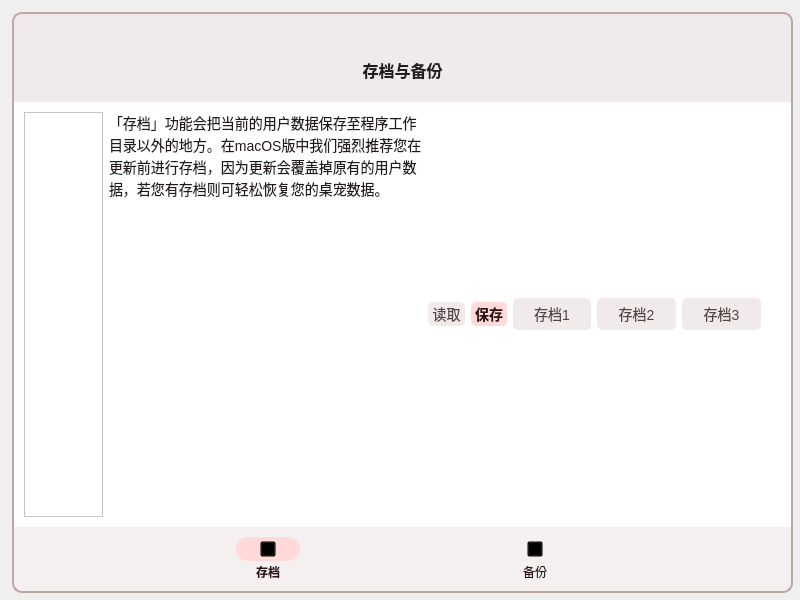
<?xml version="1.0" encoding="UTF-8"?>
<ui version="4.0">
 <class>backupManagerFrame</class>
 <widget class="QWidget" name="backupManagerFrame">
  <property name="geometry">
   <rect>
    <x>0</x>
    <y>0</y>
    <width>800</width>
    <height>600</height>
   </rect>
  </property>
  <property name="windowTitle">
   <string>Form</string>
  </property>
  <property name="styleSheet">
   <string notr="true"/>
  </property>
  <widget class="QFrame" name="dialogContainer">
   <property name="geometry">
    <rect>
     <x>12</x>
     <y>12</y>
     <width>781</width>
     <height>581</height>
    </rect>
   </property>
   <property name="styleSheet">
    <string notr="true">#dialogContainer{
	border: 2px solid rgb(189,167,165);
	border-radius: 10px;
	background: rgb(241,234,235);
}</string>
   </property>
   <property name="frameShape">
    <enum>QFrame::StyledPanel</enum>
   </property>
   <property name="frameShadow">
    <enum>QFrame::Raised</enum>
   </property>
   <layout class="QVBoxLayout" name="verticalLayout">
    <property name="spacing">
     <number>0</number>
    </property>
    <property name="leftMargin">
     <number>0</number>
    </property>
    <property name="topMargin">
     <number>0</number>
    </property>
    <property name="rightMargin">
     <number>0</number>
    </property>
    <property name="bottomMargin">
     <number>0</number>
    </property>
    <item>
     <widget class="QFrame" name="menuBarSE">
      <property name="sizePolicy">
       <sizepolicy hsizetype="Preferred" vsizetype="Fixed">
        <horstretch>0</horstretch>
        <verstretch>0</verstretch>
       </sizepolicy>
      </property>
      <property name="minimumSize">
       <size>
        <width>0</width>
        <height>24</height>
       </size>
      </property>
      <property name="maximumSize">
       <size>
        <width>16777215</width>
        <height>16777215</height>
       </size>
      </property>
      <property name="styleSheet">
       <string notr="true">#menuBarSE{
	background: rgb(241,234,235);
	border: 1px solid rgb(241,234,235);
	border-top-left-radius: 10px;
	border-top-right-radius: 10px;
	border-bottom-left-radius: 0px;
	border-bottom-right-radius: 0px;
}</string>
      </property>
      <property name="frameShape">
       <enum>QFrame::StyledPanel</enum>
      </property>
      <property name="frameShadow">
       <enum>QFrame::Raised</enum>
      </property>
      <layout class="QHBoxLayout" name="horizontalLayout_2">
       <property name="leftMargin">
        <number>24</number>
       </property>
       <property name="topMargin">
        <number>0</number>
       </property>
       <property name="rightMargin">
        <number>24</number>
       </property>
       <property name="bottomMargin">
        <number>0</number>
       </property>
       <item>
        <spacer name="menuBarSpacer">
         <property name="orientation">
          <enum>Qt::Horizontal</enum>
         </property>
         <property name="sizeHint" stdset="0">
          <size>
           <width>623</width>
           <height>19</height>
          </size>
         </property>
        </spacer>
       </item>
       <item>
        <widget class="QPushButton" name="closeApp">
         <property name="sizePolicy">
          <sizepolicy hsizetype="Minimum" vsizetype="Minimum">
           <horstretch>0</horstretch>
           <verstretch>0</verstretch>
          </sizepolicy>
         </property>
         <property name="minimumSize">
          <size>
           <width>16</width>
           <height>16</height>
          </size>
         </property>
         <property name="maximumSize">
          <size>
           <width>16777215</width>
           <height>16777215</height>
          </size>
         </property>
         <property name="styleSheet">
          <string notr="true">QPushButton{
	background: rgb(241,234,235);
	border: 0px solid rgb(241,234,235);
	border-radius: 5px;
	color: #534343;
	font-size: 14px;
	border-image: url(:/icons/res/close.svg);
}

QPushButton:Hover{
	font-weight: bold;
	background: rgb(231,226,226);
	color: #211a1a;
}

QPushButton:Pressed{
	font-weight: bold;
	background: #ffdad9;
	color: #2d1516;
}
</string>
         </property>
         <property name="text">
          <string/>
         </property>
        </widget>
       </item>
      </layout>
     </widget>
    </item>
    <item>
     <widget class="QFrame" name="titleBar">
      <property name="minimumSize">
       <size>
        <width>0</width>
        <height>64</height>
       </size>
      </property>
      <property name="maximumSize">
       <size>
        <width>16777215</width>
        <height>16777215</height>
       </size>
      </property>
      <property name="styleSheet">
       <string notr="true">#titleBar{
	background: rgb(241,234,235);
	border: 1px solid rgb(241,234,235);
}</string>
      </property>
      <property name="frameShape">
       <enum>QFrame::StyledPanel</enum>
      </property>
      <property name="frameShadow">
       <enum>QFrame::Raised</enum>
      </property>
      <layout class="QHBoxLayout" name="horizontalLayout">
       <property name="leftMargin">
        <number>24</number>
       </property>
       <property name="rightMargin">
        <number>24</number>
       </property>
       <item>
        <spacer name="titleBarSpacerL">
         <property name="orientation">
          <enum>Qt::Horizontal</enum>
         </property>
         <property name="sizeHint" stdset="0">
          <size>
           <width>275</width>
           <height>20</height>
          </size>
         </property>
        </spacer>
       </item>
       <item>
        <widget class="QLabel" name="appTitle">
         <property name="sizePolicy">
          <sizepolicy hsizetype="Expanding" vsizetype="Preferred">
           <horstretch>0</horstretch>
           <verstretch>0</verstretch>
          </sizepolicy>
         </property>
         <property name="styleSheet">
          <string notr="true">#appTitle{
	font-size: 16px;
	color: #1f1f1f;
	font-weight: bold;
	background: transparent;
	font: 16px &quot;黑体&quot;;
}</string>
         </property>
         <property name="text">
          <string>存档与备份</string>
         </property>
         <property name="alignment">
          <set>Qt::AlignCenter</set>
         </property>
        </widget>
       </item>
       <item>
        <spacer name="titleBarSpacerR">
         <property name="orientation">
          <enum>Qt::Horizontal</enum>
         </property>
         <property name="sizeHint" stdset="0">
          <size>
           <width>275</width>
           <height>20</height>
          </size>
         </property>
        </spacer>
       </item>
      </layout>
     </widget>
    </item>
    <item>
     <widget class="QFrame" name="appContainer">
      <property name="enabled">
       <bool>true</bool>
      </property>
      <property name="maximumSize">
       <size>
        <width>16777215</width>
        <height>16777215</height>
       </size>
      </property>
      <property name="styleSheet">
       <string notr="true">#appContainer{
	background: #fff;
	border: 0px solid #fff;
}</string>
      </property>
      <property name="frameShape">
       <enum>QFrame::StyledPanel</enum>
      </property>
      <property name="frameShadow">
       <enum>QFrame::Raised</enum>
      </property>
      <layout class="QGridLayout" name="gridLayout">
       <property name="leftMargin">
        <number>0</number>
       </property>
       <property name="topMargin">
        <number>0</number>
       </property>
       <property name="rightMargin">
        <number>0</number>
       </property>
       <property name="bottomMargin">
        <number>0</number>
       </property>
       <property name="horizontalSpacing">
        <number>0</number>
       </property>
       <item row="0" column="0">
        <widget class="QStackedWidget" name="appFrame">
         <property name="styleSheet">
          <string notr="true">#appFrame{
	background: #fff;
	border: 1px solid #fff;
}</string>
         </property>
         <property name="currentIndex">
          <number>0</number>
         </property>
         <widget class="QWidget" name="page">
          <layout class="QHBoxLayout" name="horizontalLayout_7">
           <item>
            <widget class="QFrame" name="sidebar">
             <property name="minimumSize">
              <size>
               <width>64</width>
               <height>0</height>
              </size>
             </property>
             <property name="maximumSize">
              <size>
               <width>16777215</width>
               <height>16777215</height>
              </size>
             </property>
             <property name="styleSheet">
              <string notr="true">#sidebar{
	background: #fff;
	border-right: 1px solid rgb(241,234,235);
	border-left: 1px solid rgb(241,234,235);
	border-top
	border-bottom: 1px solid rgb(241,234,235);
}</string>
             </property>
             <property name="frameShape">
              <enum>QFrame::StyledPanel</enum>
             </property>
             <property name="frameShadow">
              <enum>QFrame::Raised</enum>
             </property>
            </widget>
           </item>
           <item>
            <widget class="QLabel" name="savesDesc">
             <property name="styleSheet">
              <string notr="true">QLabel{
	font-size: 14px;
	color: #211a1a;
	font: 14px &quot;黑体&quot;;
}</string>
             </property>
             <property name="text">
              <string>「存档」功能会把当前的用户数据保存至程序工作目录以外的地方。在macOS版中我们强烈推荐您在更新前进行存档，因为更新会覆盖掉原有的用户数据，若您有存档则可轻松恢复您的桌宠数据。</string>
             </property>
             <property name="alignment">
              <set>Qt::AlignLeading|Qt::AlignLeft|Qt::AlignTop</set>
             </property>
             <property name="wordWrap">
              <bool>true</bool>
             </property>
            </widget>
           </item>
           <item>
            <layout class="QHBoxLayout" name="horizontalLayout_6">
             <property name="spacing">
              <number>6</number>
             </property>
             <item>
              <widget class="QPushButton" name="setSaveModeRead">
               <property name="minimumSize">
                <size>
                 <width>0</width>
                 <height>24</height>
                </size>
               </property>
               <property name="maximumSize">
                <size>
                 <width>16777215</width>
                 <height>16777215</height>
                </size>
               </property>
               <property name="styleSheet">
                <string notr="true">QPushButton{
	background: rgb(241,234,235);
	border: 0px solid rgb(241,234,235);
	border-radius: 5px;
	color: #534343;
	font-size: 14px;
	font: 14px &quot;黑体&quot;;
}

QPushButton:Hover{
	font-weight: bold;
	background: rgb(231,226,226);
	color: #211a1a;
}

QPushButton:Pressed{
	font-weight: bold;
	background: #ffdad9;
	color: #2d1516;
}

QPushButton:Checked{
	font-weight: bold;
	background: #ffdad9;
	color: #2d1516;
}</string>
               </property>
               <property name="text">
                <string>读取</string>
               </property>
               <property name="checkable">
                <bool>true</bool>
               </property>
               <property name="checked">
                <bool>false</bool>
               </property>
              </widget>
             </item>
             <item>
              <widget class="QPushButton" name="setSaveModeWrite">
               <property name="minimumSize">
                <size>
                 <width>0</width>
                 <height>24</height>
                </size>
               </property>
               <property name="maximumSize">
                <size>
                 <width>16777215</width>
                 <height>16777215</height>
                </size>
               </property>
               <property name="styleSheet">
                <string notr="true">QPushButton{
	background: rgb(241,234,235);
	border: 0px solid rgb(241,234,235);
	border-radius: 5px;
	color: #534343;
	font-size: 14px;
	font: 14px &quot;黑体&quot;;
}

QPushButton:Hover{
	font-weight: bold;
	background: rgb(231,226,226);
	color: #211a1a;
}

QPushButton:Pressed{
	font-weight: bold;
	background: #ffdad9;
	color: #2d1516;
}

QPushButton:Checked{
	font-weight: bold;
	background: #ffdad9;
	color: #2d1516;
}</string>
               </property>
               <property name="text">
                <string>保存</string>
               </property>
               <property name="checkable">
                <bool>true</bool>
               </property>
               <property name="checked">
                <bool>true</bool>
               </property>
              </widget>
             </item>
            </layout>
           </item>
           <item>
            <widget class="QPushButton" name="saveSlot1">
             <property name="minimumSize">
              <size>
               <width>0</width>
               <height>32</height>
              </size>
             </property>
             <property name="maximumSize">
              <size>
               <width>16777215</width>
               <height>16777215</height>
              </size>
             </property>
             <property name="styleSheet">
              <string notr="true">QPushButton{
	background: rgb(241,234,235);
	border: 0px solid rgb(241,234,235);
	border-radius: 5px;
	color: #534343;
	font-size: 14px;
	font: 14px &quot;黑体&quot;;
}

QPushButton:Hover{
	font-weight: bold;
	background: rgb(231,226,226);
	color: #211a1a;
}

QPushButton:Pressed{
	font-weight: bold;
	background: #ffdad9;
	color: #2d1516;
}

QPushButton:Checked{
	font-weight: bold;
	background: #ffdad9;
	color: #2d1516;
}</string>
             </property>
             <property name="text">
              <string>存档1</string>
             </property>
            </widget>
           </item>
           <item>
            <widget class="QPushButton" name="saveSlot2">
             <property name="minimumSize">
              <size>
               <width>0</width>
               <height>32</height>
              </size>
             </property>
             <property name="maximumSize">
              <size>
               <width>16777215</width>
               <height>16777215</height>
              </size>
             </property>
             <property name="styleSheet">
              <string notr="true">QPushButton{
	background: rgb(241,234,235);
	border: 0px solid rgb(241,234,235);
	border-radius: 5px;
	color: #534343;
	font-size: 14px;
	font: 14px &quot;黑体&quot;;
}

QPushButton:Hover{
	font-weight: bold;
	background: rgb(231,226,226);
	color: #211a1a;
}

QPushButton:Pressed{
	font-weight: bold;
	background: #ffdad9;
	color: #2d1516;
}

QPushButton:Checked{
	font-weight: bold;
	background: #ffdad9;
	color: #2d1516;
}</string>
             </property>
             <property name="text">
              <string>存档2</string>
             </property>
            </widget>
           </item>
           <item>
            <widget class="QPushButton" name="saveSlot3">
             <property name="minimumSize">
              <size>
               <width>0</width>
               <height>32</height>
              </size>
             </property>
             <property name="maximumSize">
              <size>
               <width>16777215</width>
               <height>16777215</height>
              </size>
             </property>
             <property name="styleSheet">
              <string notr="true">QPushButton{
	background: rgb(241,234,235);
	border: 0px solid rgb(241,234,235);
	border-radius: 5px;
	color: #534343;
	font-size: 14px;
	font: 14px &quot;黑体&quot;;
}

QPushButton:Hover{
	font-weight: bold;
	background: rgb(231,226,226);
	color: #211a1a;
}

QPushButton:Pressed{
	font-weight: bold;
	background: #ffdad9;
	color: #2d1516;
}

QPushButton:Checked{
	font-weight: bold;
	background: #ffdad9;
	color: #2d1516;
}</string>
             </property>
             <property name="text">
              <string>存档3</string>
             </property>
            </widget>
           </item>
           <item>
            <spacer name="saveBarSpacerV">
             <property name="orientation">
              <enum>Qt::Vertical</enum>
             </property>
             <property name="sizeType">
              <enum>QSizePolicy::MinimumExpanding</enum>
             </property>
             <property name="sizeHint" stdset="0">
              <size>
               <width>20</width>
               <height>186</height>
              </size>
             </property>
            </spacer>
           </item>
          </layout>
         </widget>
         <widget class="QWidget" name="page_2"/>
        </widget>
       </item>
      </layout>
     </widget>
    </item>
    <item>
     <widget class="QFrame" name="navBar">
      <property name="minimumSize">
       <size>
        <width>0</width>
        <height>64</height>
       </size>
      </property>
      <property name="maximumSize">
       <size>
        <width>16777215</width>
        <height>64</height>
       </size>
      </property>
      <property name="styleSheet">
       <string notr="true">#navBar{
	background: #f5f0f0;
	border: 1px solid #f5f0f0;
	border-top-left-radius: 0px;
	border-top-right-radius: 0px;
	border-bottom-left-radius: 10px;
	border-bottom-right-radius: 10px;
}</string>
      </property>
      <property name="frameShape">
       <enum>QFrame::StyledPanel</enum>
      </property>
      <property name="frameShadow">
       <enum>QFrame::Raised</enum>
      </property>
      <layout class="QHBoxLayout" name="horizontalLayout_5">
       <property name="leftMargin">
        <number>24</number>
       </property>
       <property name="topMargin">
        <number>9</number>
       </property>
       <property name="rightMargin">
        <number>24</number>
       </property>
       <property name="bottomMargin">
        <number>9</number>
       </property>
       <item>
        <spacer name="navBarSpacer1">
         <property name="orientation">
          <enum>Qt::Horizontal</enum>
         </property>
         <property name="sizeType">
          <enum>QSizePolicy::Maximum</enum>
         </property>
         <property name="sizeHint" stdset="0">
          <size>
           <width>163</width>
           <height>20</height>
          </size>
         </property>
        </spacer>
       </item>
       <item>
        <layout class="QVBoxLayout" name="verticalLayout_2">
         <property name="spacing">
          <number>6</number>
         </property>
         <item>
          <widget class="QFrame" name="savesNavBarContainer">
           <property name="minimumSize">
            <size>
             <width>64</width>
             <height>24</height>
            </size>
           </property>
           <property name="maximumSize">
            <size>
             <width>64</width>
             <height>24</height>
            </size>
           </property>
           <property name="styleSheet">
            <string notr="true">#savesNavBarContainer{
	background: #ffdad9;
	border: 0px solid #ffdad9;
	border-radius: 12px;
}</string>
           </property>
           <property name="frameShape">
            <enum>QFrame::StyledPanel</enum>
           </property>
           <property name="frameShadow">
            <enum>QFrame::Raised</enum>
           </property>
           <layout class="QHBoxLayout" name="horizontalLayout_3">
            <property name="spacing">
             <number>0</number>
            </property>
            <property name="leftMargin">
             <number>0</number>
            </property>
            <property name="topMargin">
             <number>0</number>
            </property>
            <property name="rightMargin">
             <number>0</number>
            </property>
            <property name="bottomMargin">
             <number>0</number>
            </property>
            <item>
             <spacer name="savesNavBarSpacerL">
              <property name="orientation">
               <enum>Qt::Horizontal</enum>
              </property>
              <property name="sizeHint" stdset="0">
               <size>
                <width>21</width>
                <height>20</height>
               </size>
              </property>
             </spacer>
            </item>
            <item>
             <widget class="QPushButton" name="savesNavBarIcon">
              <property name="minimumSize">
               <size>
                <width>16</width>
                <height>16</height>
               </size>
              </property>
              <property name="maximumSize">
               <size>
                <width>16</width>
                <height>16</height>
               </size>
              </property>
              <property name="styleSheet">
               <string notr="true">#savesNavBarIcon{
	background: transparent;
	border-image: url(:/icons/res/save_selected.svg);
}</string>
              </property>
              <property name="text">
               <string/>
              </property>
             </widget>
            </item>
            <item>
             <spacer name="savesNavBarSpacerR">
              <property name="orientation">
               <enum>Qt::Horizontal</enum>
              </property>
              <property name="sizeHint" stdset="0">
               <size>
                <width>21</width>
                <height>20</height>
               </size>
              </property>
             </spacer>
            </item>
           </layout>
          </widget>
         </item>
         <item>
          <widget class="QPushButton" name="savesNavBarText">
           <property name="minimumSize">
            <size>
             <width>64</width>
             <height>0</height>
            </size>
           </property>
           <property name="maximumSize">
            <size>
             <width>64</width>
             <height>16777215</height>
            </size>
           </property>
           <property name="styleSheet">
            <string notr="true">#savesNavBarText{
	background: transparent;
	border: 0px solid #fff;
	color: #2d1516;
	font-weight: bold;
	font: 9pt &quot;黑体&quot;;
}</string>
           </property>
           <property name="text">
            <string>存档</string>
           </property>
          </widget>
         </item>
        </layout>
       </item>
       <item>
        <spacer name="navBarSpacer2">
         <property name="orientation">
          <enum>Qt::Horizontal</enum>
         </property>
         <property name="sizeType">
          <enum>QSizePolicy::Maximum</enum>
         </property>
         <property name="sizeHint" stdset="0">
          <size>
           <width>163</width>
           <height>20</height>
          </size>
         </property>
        </spacer>
       </item>
       <item>
        <layout class="QVBoxLayout" name="verticalLayout_3">
         <property name="spacing">
          <number>6</number>
         </property>
         <property name="sizeConstraint">
          <enum>QLayout::SetMaximumSize</enum>
         </property>
         <item>
          <widget class="QFrame" name="backupNavBarContainer">
           <property name="minimumSize">
            <size>
             <width>64</width>
             <height>24</height>
            </size>
           </property>
           <property name="maximumSize">
            <size>
             <width>64</width>
             <height>24</height>
            </size>
           </property>
           <property name="styleSheet">
            <string notr="true">#backupNavBarContainer{
	background: transparent;
	border: 0px solid #ffdad9;
	border-radius: 12px;
}</string>
           </property>
           <property name="frameShape">
            <enum>QFrame::StyledPanel</enum>
           </property>
           <property name="frameShadow">
            <enum>QFrame::Raised</enum>
           </property>
           <layout class="QHBoxLayout" name="horizontalLayout_4">
            <property name="spacing">
             <number>0</number>
            </property>
            <property name="leftMargin">
             <number>0</number>
            </property>
            <property name="topMargin">
             <number>0</number>
            </property>
            <property name="rightMargin">
             <number>0</number>
            </property>
            <property name="bottomMargin">
             <number>0</number>
            </property>
            <item>
             <spacer name="backupNavBarSpacerL">
              <property name="orientation">
               <enum>Qt::Horizontal</enum>
              </property>
              <property name="sizeHint" stdset="0">
               <size>
                <width>21</width>
                <height>20</height>
               </size>
              </property>
             </spacer>
            </item>
            <item>
             <widget class="QPushButton" name="backupNavBarIcon">
              <property name="minimumSize">
               <size>
                <width>16</width>
                <height>16</height>
               </size>
              </property>
              <property name="maximumSize">
               <size>
                <width>16</width>
                <height>16</height>
               </size>
              </property>
              <property name="styleSheet">
               <string notr="true">#backupNavBarIcon{
	background: transparent;
	border-image: url(:/icons/res/backup.svg);
}</string>
              </property>
              <property name="text">
               <string/>
              </property>
             </widget>
            </item>
            <item>
             <spacer name="backupNavBarSpacerR">
              <property name="orientation">
               <enum>Qt::Horizontal</enum>
              </property>
              <property name="sizeHint" stdset="0">
               <size>
                <width>21</width>
                <height>20</height>
               </size>
              </property>
             </spacer>
            </item>
           </layout>
          </widget>
         </item>
         <item>
          <widget class="QPushButton" name="backupNavBarText">
           <property name="minimumSize">
            <size>
             <width>64</width>
             <height>0</height>
            </size>
           </property>
           <property name="maximumSize">
            <size>
             <width>64</width>
             <height>16777215</height>
            </size>
           </property>
           <property name="styleSheet">
            <string notr="true">#backupNavBarText{
	background: transparent;
	border: 0px solid #fff;
	color: #2d1516;
	font: 9pt &quot;黑体&quot;;
}</string>
           </property>
           <property name="text">
            <string>备份</string>
           </property>
          </widget>
         </item>
        </layout>
       </item>
       <item>
        <spacer name="navBarSpacer3">
         <property name="orientation">
          <enum>Qt::Horizontal</enum>
         </property>
         <property name="sizeType">
          <enum>QSizePolicy::Maximum</enum>
         </property>
         <property name="sizeHint" stdset="0">
          <size>
           <width>163</width>
           <height>20</height>
          </size>
         </property>
        </spacer>
       </item>
      </layout>
     </widget>
    </item>
   </layout>
  </widget>
 </widget>
 <resources>
  <include location="Resources.qrc"/>
 </resources>
 <connections/>
</ui>
